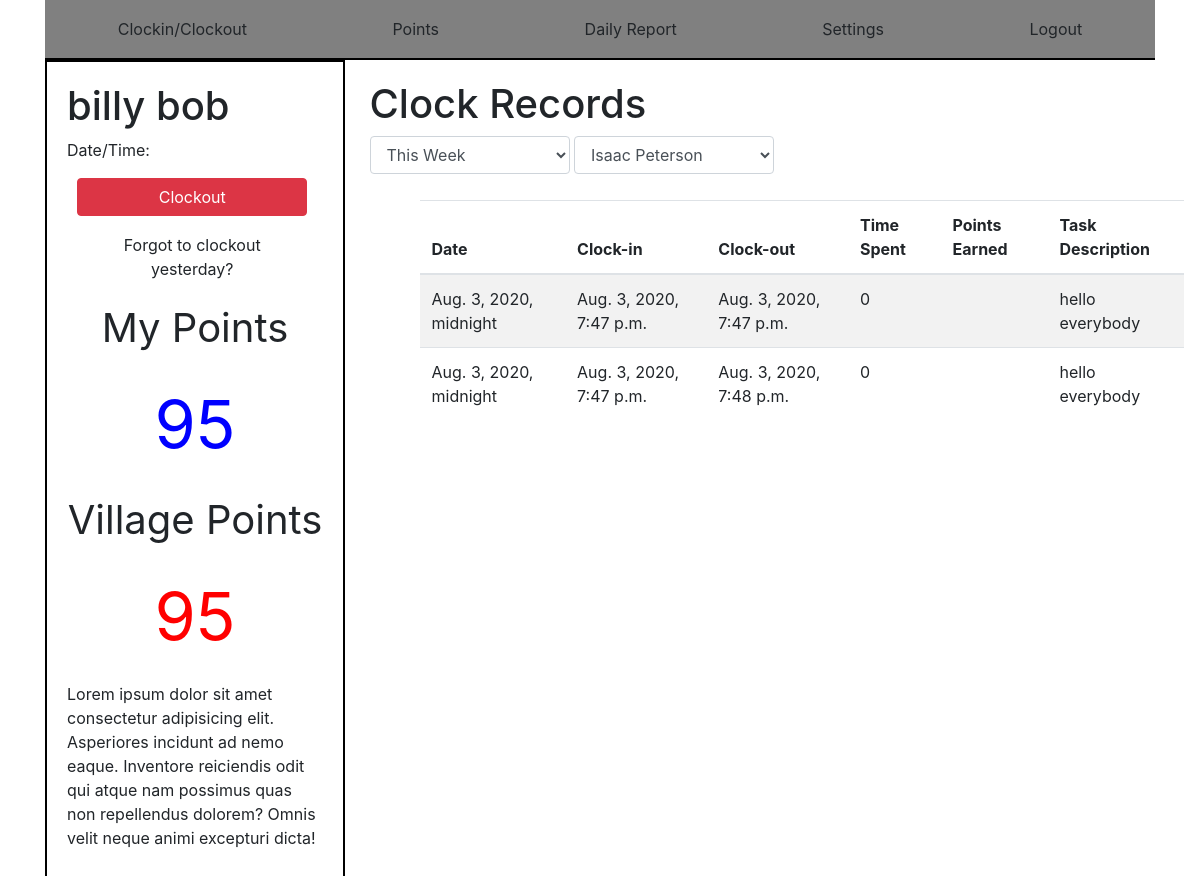
/eps/home (signed in), run on the app's committed database.
### log_reg_app/models.py (models this page shows)
class User(models.Model):
    first_name = models.CharField(max_length=255)
    last_name = models.CharField(max_length=255)
    email = models.EmailField(max_length=255)
    password = models.TextField()
    user_lvl = models.IntegerField()
    created_at = models.DateTimeField(auto_now_add=True)
    updated_at = models.DateTimeField(auto_now=True)
    objects = UserManager()

class Work_Day(models.Model):
    date = models.DateTimeField()
    clock_in = models.DateTimeField(auto_now_add=True)
    clock_out = models.DateTimeField(auto_now=True)
    total_time = models.IntegerField()
    desc = models.TextField()
    user = models.ForeignKey(User, related_name='work_days', on_delete=models.CASCADE)
    created_at = models.DateTimeField(auto_now_add=True)
    updated_at = models.DateTimeField(auto_now=True)

### eps_app/views.py (the view)
# urls.py: 2. Add a URL to urlpatterns:  path('', views.home, name='home')
def home(request):
    if 'clocked_in' not in request.session:
        request.session['clocked_in'] = False
    work_days = Work_Day.objects.all()
    clocked_in = request.session['clocked_in']
    user = User.objects.get(id=request.session['user_id'])
    all_users = User.objects.all()
    context = {
        'work_days' : work_days,
        'clocked_in' : clocked_in,
        'user': user,
        'all_users': all_users,
    }
    return render(request, 'eps_app/home.html', context)

### eps_app/templates/eps_app/home.html (shortened to what this page needs)
<!DOCTYPE html>
<html lang="en">
<head>
    <link rel="stylesheet" href="https://stackpath.bootstrapcdn.com/bootstrap/4.5.0/css/bootstrap.min.css">
    {% load static %}
    <link rel="stylesheet" href="{% static 'eps_app/styles.css' %}">
</head>
<body>
    <div class="container">
        <div class="header">
            <a href="/eps/home"><button class="btn btn-default">Clockin/Clockout</button></a>
            <a href="/eps/points"><button class="btn btn-default">Points</button></a>
            <a href="/eps/daily_report"><button class="btn btn-default">Daily Report</button></a>
            <a href="/eps/settings"><button class="btn btn-default">Settings</button></a>
            <a href="/logout"><button class="btn btn-default">Logout</button></a>
        </div>
        <div class="user">
            <div>
                <h1>{{user.first_name}} {{user.last_name}}</h1>
            </div>
            <div>
                <p>Date/Time: </p>
            </div>
            <div>
            {% if clocked_in %}
            <a href="/eps/clockout"><button class="btn btn-danger" id="clockout">Clockout</button></a>
            {% else %}
            <a href="/eps/clockin"><button class="btn btn-success" id="clockin">Clockin</button></a>
            {% endif %}
            <button id="forgot_button" class="btn btn-default">Forgot to clockout yesterday?</button>
            </div>
            <div class="points">
                <div>
                    <p>My Points</p>
                    <span class="big_blue"><p>95</p></span>
                </div>
                <div>
                    <p>Village Points</p>
                    <span class="big_red"><p>95</p></span>
                </div>
            </div>
            <div class="quote">
                <p>Lorem ipsum dolor sit amet consectetur adipisicing elit. Asperiores incidunt ad nemo eaque.
                     Inventore reiciendis odit qui atque nam possimus quas non repellendus dolorem? Omnis velit
                      neque animi excepturi dicta!</p>
            </div>
        </div>
        <div id="table_header">
            <h1>Clock Records</h1>
            <form action="/" class="form-group">
            <select name="week" class="form-control">
                <option value="this week">This Week</option>
            </select>
            </form>
            <form action="/" class="form-group">
            <select name="workers" class="form-control">
                {% for user in all_users %}
                <option value="{{user.first_name}} {{user.last_name}}">{{user.first_name}} {{user.last_name}}</option>
                {% endfor %}
            </select>
            </form>
            <div id="work_day">
                <table class="table table-striped">
                    <thead>
                        <tr>
                            <th>Date</th>
                            <th>Clock-in</th>
                            <th>Clock-out</th>
                            <th>Time Spent</th>
                            <th>Points Earned</th>
                            <th>Task Description</th>
                        </tr>
                    </thead>
                    <tbody>
                        {% for day in user.work_days.all %}
                        <tr>
                            <td>{{day.date}}</td>
                            <td>{{day.clock_in}}</td>
                            {% if day.id == request.session.work_day_id%}
                                <td> Currently Clocked in </td>
                            {% else %}
                                <td> {{day.clock_out}}</td>
                            {% endif %}
                            <td>{{day.total_time}}</td>
                            <td>{{day.points_earned.total_pts}}</td>
                            <td>{{day.desc}}</td>
                        </tr>
                        {% endfor %}
                    </tbody>
                </table>
            </div>
        </div>
    </div>
</body>
</html>

### eps_app/static/eps_app/styles.css (style rules this page uses)
* { padding: 0px; margin: 0px; }
.header { display: flex; justify-content: space-around; border-bottom: 2px solid black; background-color: gray; }
.header button { margin: 10px; }
.user { width: 300px; border: 2px solid black; padding: 20px; display: inline-block; vertical-align: top; }
.user button { display: block; width: 90%; margin: 10px; }
.points { text-align: center; font-size: 30pt; }
.big_blue { font-size: 50pt; color: blue; }
.big_red { font-size: 50pt; color:red; }
#table_header { display: inline-block; vertical-align: top; width: 804px; padding: 20px; }
#table_header form { display: inline-block; width: 200px; }
#work_day { display: inline-block; vertical-align: top; }
table, th, td { margin: 10px 50px; }

### data on the page
User: first_name "billy", last_name "bob"
Work_Day: date "Aug. 3, 2020, midnight", clock_in "Aug. 3, 2020, 7:47 p.m.", clock_out "Aug. 3, 2020, 7:47 p.m.", total_time "0", desc "hello everybody"
Work_Day: date "Aug. 3, 2020, midnight", clock_in "Aug. 3, 2020, 7:47 p.m.", clock_out "Aug. 3, 2020, 7:48 p.m.", total_time "0", desc "hello everybody"

### other printed values
form field workers "Isaac Peterson"
